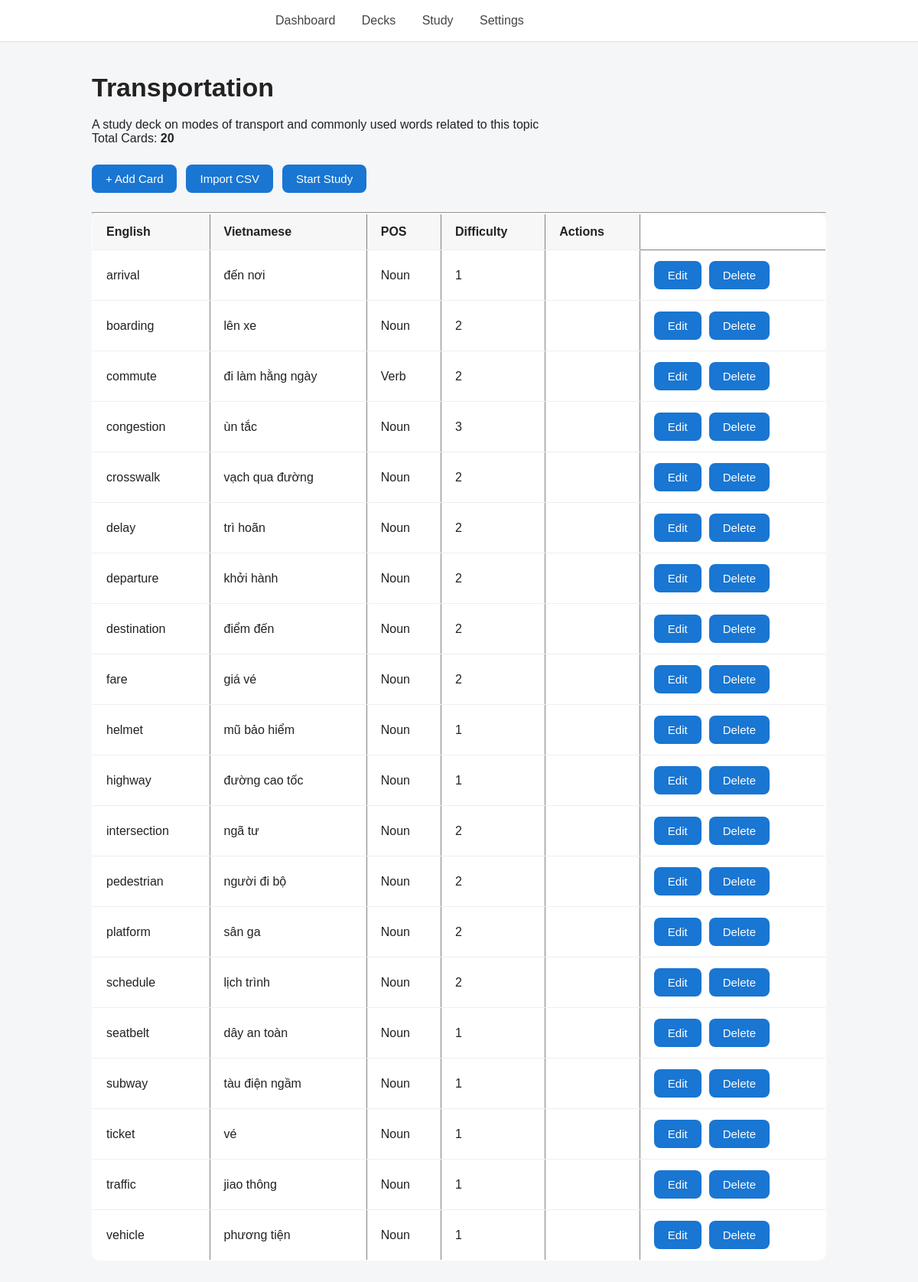
The page /decks/4 on the database its author committed.
### tables this page shows
CREATE TABLE decks (
    id INTEGER PRIMARY KEY AUTOINCREMENT,
    name TEXT NOT NULL,
    description TEXT,
    created_at TIMESTAMP DEFAULT CURRENT_TIMESTAMP
);

CREATE TABLE cards (
    id INTEGER PRIMARY KEY AUTOINCREMENT,
    deck_id INTEGER NOT NULL,

    english TEXT NOT NULL,
    vietnamese TEXT NOT NULL,

    ipa TEXT,
    part_of_speech TEXT,

    example TEXT,
    example_translation TEXT,

    notes TEXT,
    difficulty INTEGER DEFAULT 1,
    tags TEXT,

    ease_factor REAL DEFAULT 2.5,
    interval INTEGER DEFAULT 0,
    repetitions INTEGER DEFAULT 0,

    due_date DATE DEFAULT CURRENT_DATE,
    last_review DATE,

    reviews INTEGER DEFAULT 0,
    lapses INTEGER DEFAULT 0,

    FOREIGN KEY(deck_id) REFERENCES decks(id)
);

### routes/decks.py (the view)
@decks.route("/decks/<int:deck_id>")
def view_deck(deck_id):
    deck = get_deck(deck_id)
    if deck is None:
        abort(404)
    return render_template(
        "decks/deck.html",
        deck=deck,
        cards=get_cards(deck_id)
    )

### database/database.py (called while the page is built)
def get_db():
    print(os.path.abspath(DATABASE))
    conn = sqlite3.connect(DATABASE)
    conn.row_factory = sqlite3.Row
    return conn
    return conn

def query_db(query, args=(), one=False):
    conn = get_db()
    cur = conn.execute(query, args)
    rows = cur.fetchall()
    conn.close()
    return (rows[0] if rows else None) if one else rows

### services/card_service.py (called while the page is built)
def get_cards(deck_id):
    return query_db(
        """
        SELECT *
        FROM cards
        WHERE deck_id = ?
        ORDER BY english
        """,
        (deck_id,)
    )

### services/deck_service.py (called while the page is built)
def get_deck(deck_id):
    return query_db(
        """
        SELECT *
        FROM decks
        WHERE id = ?
        """,
        (deck_id,),
        one=True
    )

### templates/decks/deck.html
{% extends "base.html" %}
{% block content %}
<h1>{{ deck["name"] }}</h1>
<p>{{ deck["description"] }}</p>
<p>
    Total Cards:
    <strong>{{ cards|length }}</strong>
</p>
<div class="actions">
    <a href="{{ url_for('decks.new_card', deck_id=deck['id']) }}"
       class="btn">
        + Add Card
    </a>
    <a href="{{ url_for('decks.upload_csv', deck_id=deck['id']) }}"
       class="btn">
        Import CSV
    </a>
    <a href="{{ url_for('study.start', deck_id=deck['id']) }}"
       class="btn">
        Start Study
    </a>
</div>
<hr>
{% if cards %}
<table border="1" cellpadding="8">
<tr>
    <th>English</th>
    <th>Vietnamese</th>
    <th>POS</th>
    <th>Difficulty</th>
    <th>Actions</th>
</tr>
{% for card in cards %}
<tr>
<td>{{ card["english"] }}</td>
<td>{{ card["vietnamese"] }}</td>
<td>{{ card["part_of_speech"] }}</td>
<td>{{ card["difficulty"] }}</td>
<td>
<td>
    <div class="table-actions">
        <a href="{{ url_for('decks.edit_card', card_id=card['id']) }}"
           class="btn">
            Edit
        </a>
        <form
            action="{{ url_for('decks.remove_card', card_id=card['id']) }}"
            method="POST">
            <button type="submit" class="btn-delete">
                Delete
            </button>
        </form>
    </div>
</td>
</td>
</tr>
{% endfor %}
</table>
{% else %}
<p>No cards yet.</p>
{% endif %}
{% endblock %}

### static/css/style.css (style rules this page uses)
* { margin:0; padding:0; box-sizing:border-box; }
body { font-family:Arial, Helvetica, sans-serif; background:#f5f6f8; color:#222; }
h1 { font-size:34px; margin-bottom:20px; }
button, .btn { display:inline-block; background:#1976d2; color:white; padding:10px 18px; border:none; border-radius:8px; cursor:pointer; text-decoration:none; font-size:15px; transition:0.2s; }
.actions { display:flex; gap:12px; flex-wrap:wrap; margin:25px 0; }
form { max-width:650px; margin-top:20px; }
table { width:100%; border-collapse:collapse; background:white; border-radius:10px; overflow:hidden; }
th { background:#f7f7f7; text-align:left; }
th, td { padding:14px 18px; border-bottom:1px solid #eee; }
table a { text-decoration:none; }
.table-actions { display:flex; gap:10px; align-items:center; }
.table-actions form { margin:0; }
.table-actions .btn, .table-actions button { padding:10px 18px; font-size:15px; }

### rows shown on the page
decks: name "Transportation", description "A study deck on modes of transport and commonly used words related to this topic"
cards: english "arrival", vietnamese "đến nơi", part_of_speech "Noun", difficulty "1"
cards: english "boarding", vietnamese "lên xe", part_of_speech "Noun", difficulty "2"
cards: english "commute", vietnamese "đi làm hằng ngày", part_of_speech "Verb", difficulty "2"
cards: english "congestion", vietnamese "ùn tắc", part_of_speech "Noun", difficulty "3"
cards: english "crosswalk", vietnamese "vạch qua đường", part_of_speech "Noun", difficulty "2"
cards: english "delay", vietnamese "trì hoãn", part_of_speech "Noun", difficulty "2"
cards: english "departure", vietnamese "khởi hành", part_of_speech "Noun", difficulty "2"
cards: english "destination", vietnamese "điểm đến", part_of_speech "Noun", difficulty "2"
cards: english "fare", vietnamese "giá vé", part_of_speech "Noun", difficulty "2"
cards: english "helmet", vietnamese "mũ bảo hiểm", part_of_speech "Noun", difficulty "1"
cards: english "highway", vietnamese "đường cao tốc", part_of_speech "Noun", difficulty "1"
cards: english "intersection", vietnamese "ngã tư", part_of_speech "Noun", difficulty "2"
cards: english "pedestrian", vietnamese "người đi bộ", part_of_speech "Noun", difficulty "2"
cards: english "platform", vietnamese "sân ga", part_of_speech "Noun", difficulty "2"
cards: english "schedule", vietnamese "lịch trình", part_of_speech "Noun", difficulty "2"
cards: english "seatbelt", vietnamese "dây an toàn", part_of_speech "Noun", difficulty "1"
cards: english "subway", vietnamese "tàu điện ngầm", part_of_speech "Noun", difficulty "1"
cards: english "ticket", vietnamese "vé", part_of_speech "Noun", difficulty "1"
cards: english "traffic", vietnamese "jiao thông", part_of_speech "Noun", difficulty "1"
cards: english "vehicle", vietnamese "phương tiện", part_of_speech "Noun", difficulty "1"

### other values the page prints
{{ cards|length }} "20"
